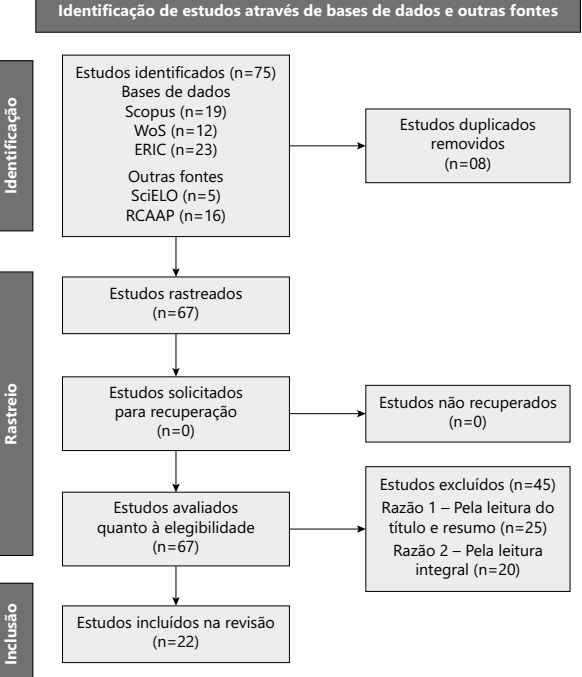
#> input picture benchmark_scielo/corrected/extracted_images/imagem-0008-261afe56.png, 582 x 677 px
$ python -i ocr.py   (imports and definitions only)
#> lines starting #> are read from the running program, lines starting #| are printed output that depends on the picture; after the words box and inside, x2 and y2 are one past the last pixel; in counts of white or black regions, pixels touching at a corner belong together
from __future__ import annotations

import os
import re
import shutil
import subprocess
import unicodedata

from PIL import Image, ImageOps

from pathlib import Path

from cpmh_backend.errors import OcrUnavailable
from cpmh_backend.intelligence import Block, WordBox
from cpmh_backend.layout import (
    COMPOUND_PREFIXES,
    line_block,
    lines_to_paragraphs,
    order_by_zones,
    split_words_at_gutters,
)

# Resolução alvo do OCR: cerca de 300 DPI numa página carta ou A4.
OCR_TARGET_WIDTH = 2480
OCR_MIN_WIDTH = 1800
OCR_MAX_SIDE = 4200
TESSERACT_CONFIG = "--oem 1 --psm 3 -c preserve_interword_spaces=1 -c user_defined_dpi=300"

_LANG_MAP = {
    "por": "por",
    "eng": "eng",
    "chi_sim": "chi_sim",
    "chi_tra": "chi_tra",
    "jpn": "jpn",
}

_TESSERACT_HINT = "winget install --id UB-Mannheim.TesseractOCR -e (marque Portuguese, Chinese e Japanese) ou defina CPMH_TESSERACT_PATH"


# [49 lines left out: functions find_tesseract, configure_tesseract, not called in this run]


_STATUS_CACHE: dict[str, dict] = {}


# [27 lines left out: function tesseract_status, not called in this run]


_HYPHEN_BREAK = re.compile(r"([A-Za-zÀ-ÿ]{2,})-\s+([a-zà-ÿ])")


# [18 lines left out: functions _join_break, dehyphenate_text, not called in this run]


_SPACE_BEFORE = re.compile(r"[ \t]+([,.;:!?%)\]])")
_SPACE_AFTER = re.compile(r"([(\[])[ \t]+")
_MULTI_SPACE = re.compile(r"[ \t]{2,}")


# [81 lines left out: functions polish_ocr_text, _read_osd, _sample_score, _apply_angle, _rotate_right_angles, not called in this run]


def estimate_skew(gray: Image.Image, limit: float = 4.0) -> float:
    """Inclinação da página em graus, pela variância do perfil de linhas. 0 quando não há texto."""
    try:
        import numpy as np
    except Exception:
        return 0.0
    sample = gray.copy()
    sample.thumbnail((900, 1200))
    array = np.array(sample, dtype="uint8")
    if array.size == 0:
        return 0.0
    threshold = float(array.mean()) - 0.5 * float(array.std())
    binary = Image.fromarray(((array < threshold) * 255).astype("uint8"))
    if (np.array(binary) > 0).mean() < 0.005:
        return 0.0

    def score(angle: float) -> float:
        turned = binary.rotate(angle, resample=Image.BILINEAR, expand=False, fillcolor=0)
        profile = np.array(turned, dtype="float32").sum(axis=1)
        return float(profile.var())

    best, best_score = 0.0, score(0.0)
    angle = -limit
    while angle <= limit + 1e-9:
        value = score(angle)
        if value > best_score:
            best, best_score = angle, value
        angle += 0.25
    fine = best - 0.25
    while fine <= best + 0.25 + 1e-9:
        value = score(fine)
        if value > best_score:
            best, best_score = fine, value
        fine += 0.05
    return round(best, 2)


def prepare_for_ocr(image: Image.Image) -> tuple[Image.Image, Image.Image, dict]:
    """Devolve (imagem colorida endireitada, imagem cinza melhorada para o OCR, notas).

    Os boxes do Tesseract são medidos sobre a imagem cinza, que tem o mesmo tamanho da colorida.
    """
    rgb = image.convert("RGB")
    longest = max(rgb.size)
    if longest > OCR_MAX_SIDE:
        factor = OCR_MAX_SIDE / longest
        rgb = rgb.resize((max(int(rgb.width * factor), 1), max(int(rgb.height * factor), 1)), Image.LANCZOS)
    notes: dict = {}
    if rgb.width < OCR_MIN_WIDTH:
        factor = min(OCR_TARGET_WIDTH / rgb.width, 3.0)
        rgb = rgb.resize((int(rgb.width * factor), int(rgb.height * factor)), Image.LANCZOS)
        notes["upscaled"] = round(factor, 2)
    gray = ImageOps.grayscale(rgb)
    angle = estimate_skew(gray)
    if 0.25 <= abs(angle) <= 6:
        gray = gray.rotate(angle, resample=Image.BICUBIC, expand=False, fillcolor=255)
        rgb = rgb.rotate(angle, resample=Image.BICUBIC, expand=False, fillcolor=(255, 255, 255))
        notes["skew_corrected"] = angle
    gray = ImageOps.autocontrast(gray, cutoff=1)
    return rgb, gray, notes


_ONLY_MARKS = re.compile(r"^[|\\/_\-–—.,':;`~^*]{1,3}$")


# [73 lines left out: functions _keep_word, recognize, not called in this run]

>>> from PIL import Image
>>> picture = Image.open('../../../benchmark_scielo/corrected/extracted_images/imagem-0008-261afe56.png')
#> picture is the input picture: PIL image 582x677 RGB; mean R, G, B 226.2, 226.7, 226.7
>>> result = prepare_for_ocr(picture)
#> in prepare_for_ocr, `rgb = rgb.resize((int(rgb.width * factor), int(rgb.height * factor)), ..`:
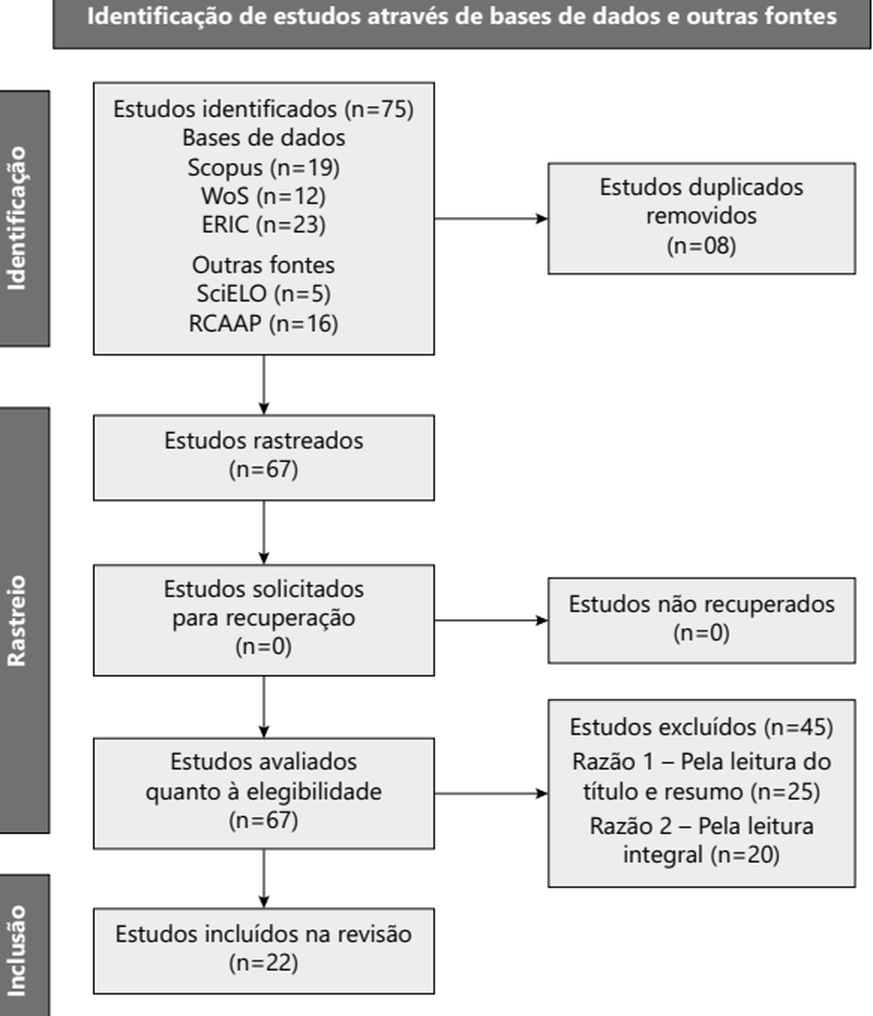
#> rgb: PIL image 1746x2031 RGB (shown at 1/2 size); mean R, G, B 226, 226.4, 226.5
#> in estimate_skew, `sample.thumbnail((900, 1200))`:
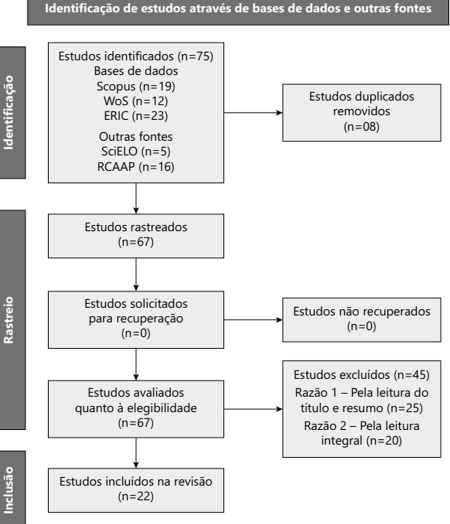
#> sample: PIL image 900x1047 L (shown at 1/2 size); min 0, max 255, mean 226.4
#> in estimate_skew, `threshold = float(array.mean()) - 0.5 * float(array.std())`: threshold = 200.3
#> in estimate_skew, `binary = Image.fromarray(((array < threshold) * 255).astype("uint8"))`:
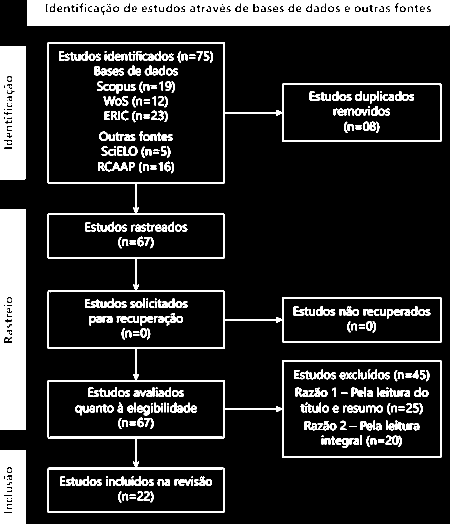
#> binary: PIL image 900x1047 L (shown at 1/2 size); 15.5% white; 424 white regions (43 under 20 px), largest, box (x1, y1, x2, y2) and area: (54, 0, 899, 51) 37588, (95, 84, 883, 1026) 25177, (0, 419, 52, 860) 22217
#> in score, `profile = np.array(turned, dtype="float32").sum(axis=1)`: profile = 1047 values, max 215475 at index 0, min 0 at index 51, mean 35519
#> in estimate_skew, `best, best_score = 0.0, score(0.0)`: best = 0; best_score = 1.89e+09
#> the loop in estimate_skew, `while angle <= limit + 1e-9:` made 33 passes
#> value on passes 1 to 12: 719431360, 754936256, 792288192, 832084608, 876076160, 924622144, 978364032, 1.04e+09, 1.1e+09, 1.17e+09, 1.24e+09, 1.32e+09
#> pass 1, in score (call 2), `turned = binary.rotate(angle, resample=Image.BILINEAR, expand=False, f..`:
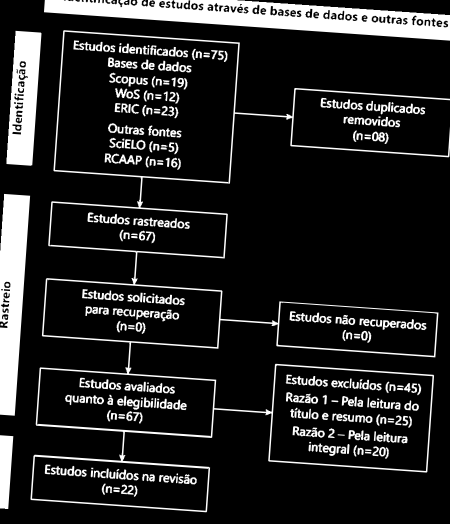
#> turned: PIL image 900x1047 L (shown at 1/2 size); min 0, max 255, mean 35.7
#> after the loop in estimate_skew, `while angle <= limit + 1e-9:`: angle = 4.25; best = 0; best_score = 1.89e+09
#> in estimate_skew, `fine = best - 0.25`: fine = -0.25
#> the loop in estimate_skew, `while fine <= best + 0.25 + 1e-9:` made 11 passes
#> (value, fine) on passes 1 to 11: (1.74e+09, -0.2), (1.77e+09, -0.15), (1.78e+09, -0.1), (1.8e+09, -0.05), (1.84e+09, -1.39e-17), (1.89e+09, 0.05), (1.84e+09, 0.1), (1.81e+09, 0.15), (1.79e+09, 0.2), (1.78e+09, 0.25), (1.75e+09, 0.3)
#> pass 1, in score (call 35), `turned = binary.rotate(angle, resample=Image.BILINEAR, expand=False, f..`:
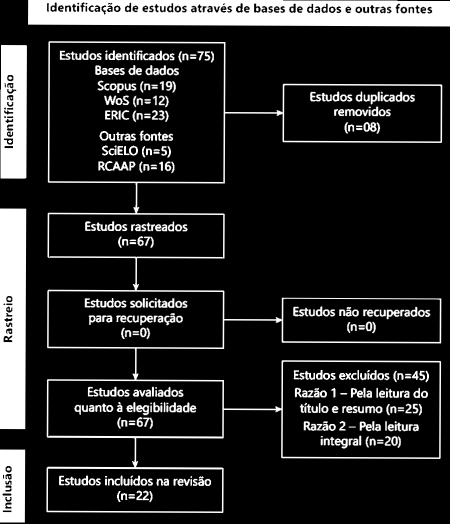
#> turned: PIL image 900x1047 L (shown at 1/2 size); min 0, max 255, mean 39.2
#> pass 3, in score (call 37), `turned = binary.rotate(angle, resample=Image.BILINEAR, expand=False, f..`:
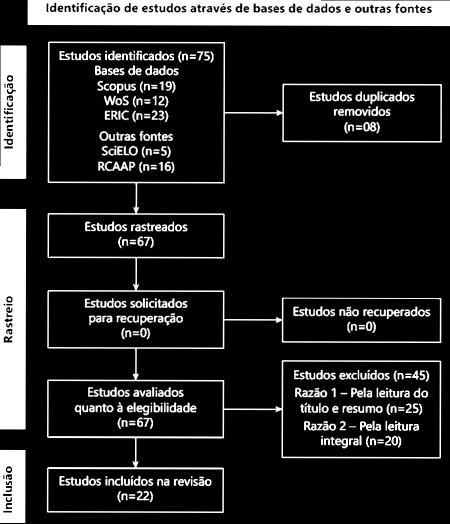
#> turned: PIL image 900x1047 L (shown at 1/2 size); min 0, max 255, mean 39.3
#> after the loop in estimate_skew, `while fine <= best + 0.25 + 1e-9:`: best = 0; best_score = 1.89e+09; fine = 0.3
#> in prepare_for_ocr, `angle = estimate_skew(gray)`: angle = 0
#> in prepare_for_ocr, `gray = ImageOps.autocontrast(gray, cutoff=1)`:
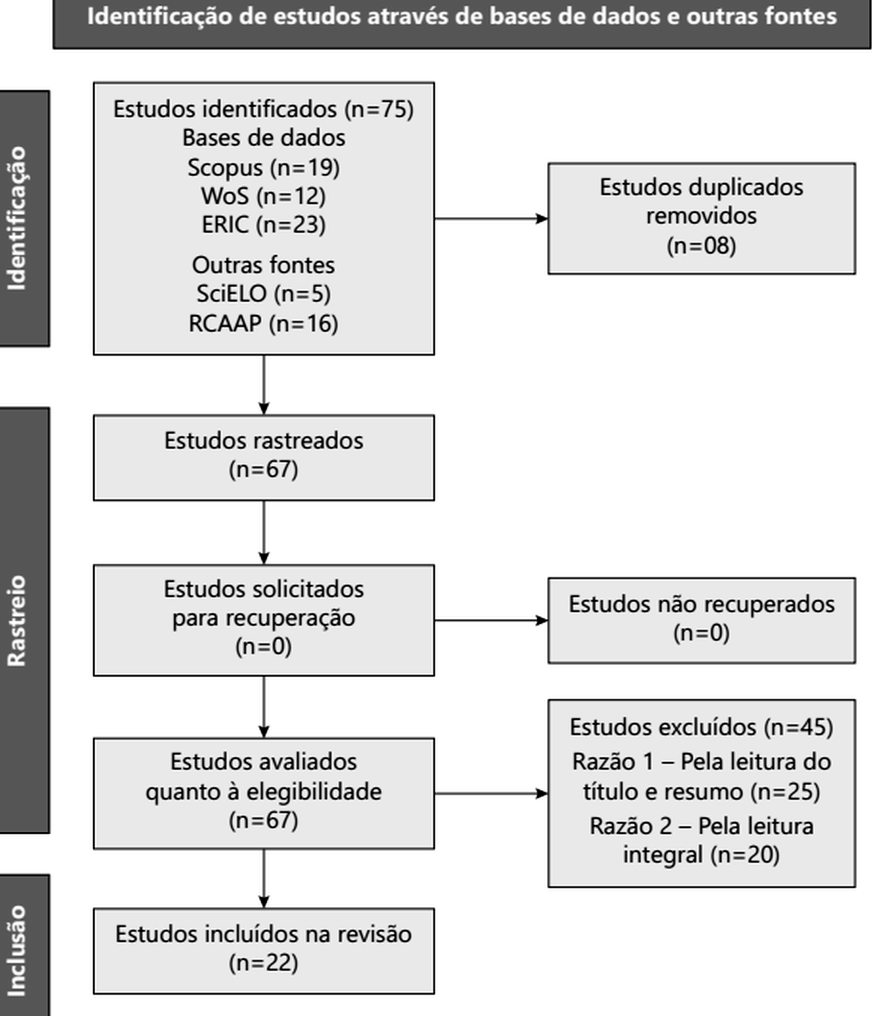
#> gray: PIL image 1746x2031 L (shown at 1/2 size); min 0, max 255, mean 220.9
